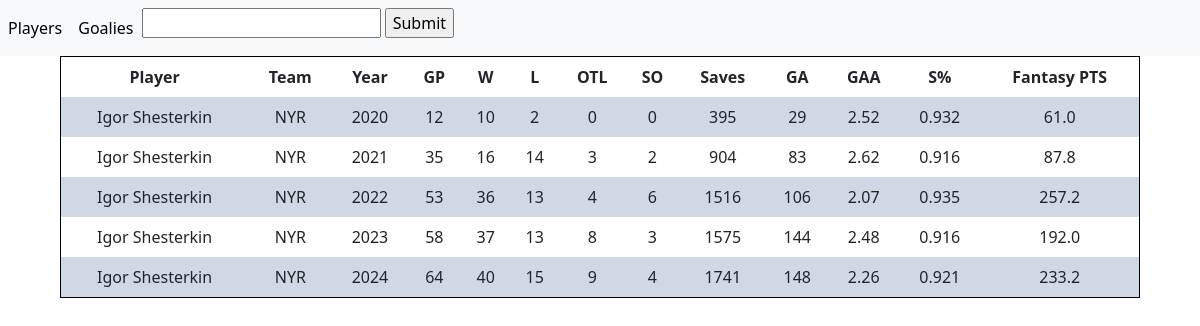
The app's page /goalie/8478048/ with its own data.
### fantasy/models.py (models this page shows, shortened)
class GoalieStats(models.Model):
    player = models.ForeignKey(Player, on_delete=models.CASCADE)
    season = models.ForeignKey(Season, on_delete=models.CASCADE)
    team = models.ForeignKey(Team, on_delete=models.CASCADE, null=True)
    games = models.IntegerField(default = 0)
    wins = models.IntegerField(default = 0)
    losses = models.IntegerField(default = 0)
    ot = models.IntegerField(default = 0)
    shutouts = models.IntegerField(default = 0)
    saves = models.IntegerField(default = 0)
    powerPlaySaves = models.IntegerField(default = 0)
    shortHandSaves = models.IntegerField(default = 0)
    evenSaves = models.IntegerField(default = 0)
    powerPlayShots = models.IntegerField(default = 0)
    shortHandShots = models.IntegerField(default = 0)
    evenShots = models.IntegerField(default = 0)
    savePercentage = models.FloatField(default = 0)
    goalAgainstAverage = models.FloatField(default = 0)
    ppSavePercentage = models.FloatField(default = 0)
    shSavePercentage = models.FloatField(default = 0)
    evenSavePercentage = models.FloatField(default = 0)
    shotsAgainst = models.IntegerField(default = 0)
    goalsAgainst = models.IntegerField(default = 0)
    toi = models.CharField(max_length = 12, default = "N/A")
    fantasyPoints = models.FloatField(default = 0)

class Player(models.Model):
    name = models.CharField(max_length = 50, default = "")
    team = models.ForeignKey(Team, on_delete=models.CASCADE)
    number = models.IntegerField(default = -1)
    age = models.IntegerField(default = -1)
    height = models.CharField(max_length = 3, default = "X") #In foot, inches
    weight = models.IntegerField(default = -1) #in pounds
    id_num = models.IntegerField(default = -1) #Id num for NHL api
    country = models.CharField(max_length = 20, default = "N/A")
    position = models.CharField(max_length = 20, default = "N/A")
    pos_code = models.CharField(max_length = 3, default = "X")

class Team(models.Model):
    name = models.CharField(max_length = 50, default = "")
    division = models.CharField(max_length = 50, default = "")
    conference = models.CharField(max_length = 50, default = "")
    acronym = models.CharField(max_length = 3, default = "") #3 letter abreviation
    id_num = models.IntegerField(default = -1) #Id number for NHL api

class Season(models.Model):
    year = models.IntegerField()
    current_season = models.BooleanField(default = False) #marks which season is the current season

### fantasy/views.py (the view)
# urls.py: path("goalie/<int:id_num>/", views.goalie_details, name="goalie_details"),
def goalie_details(request, id_num):
    person = Player.objects.filter(id_num=id_num)[0]
    details = GoalieStats.objects.filter(player=person)
    players = Player.objects.all()
    context = {
        "players": players,
        "player_list": details
        }
    template = loader.get_template("goalies_details.html")
    return HttpResponse(template.render(context, request))

### templates/goalies_details.html (shortened to what this page needs)
{% load static %}
<!DOCTYPE html>
<html>
<link rel="stylesheet" type="text/css" href="{% static '\css\table_style.css' %}">
<head>
  <link href="https://cdn.jsdelivr.net/npm/bootstrap@5.3.0/dist/css/bootstrap.min.css" rel="stylesheet">
</head>
<body>
{% include 'navbar.html' %}
<div id="Players" class="tabcontent">
    <table id="player_table" class="base-table">
        <tr>
            <th>Player</th>
            <th>Team</th>
            <th>Year</th>
            <th>GP</th>
            <th>W</th>
            <th>L</th>
            <th>OTL</th>
            <th>SO</th>
            <th>Saves</th>
            <th>GA</th>
            <th>GAA</th>
            <th>S%</th>
            <th>Fantasy PTS</th>
        </tr>
        {% for stat in player_list %}
            <tr onmouseenter="highlightRow(this)" onmouseleave="unhighlightRow(this)">
                <td>{{stat.player.name}}</td>
                <td>{{stat.team.acronym}}</td>
                <td>{{stat.season.year}}</td>
                <td>{{stat.games}}</td>
                <td>{{stat.wins}}</td>
                <td>{{stat.losses}}</td>
                <td>{{stat.ot}}</td>
                <td>{{stat.shutouts}}</td>
                <td>{{stat.saves}}</td>
                <td>{{stat.goalsAgainst}}</td>
                <td>{{stat.goalAgainstAverage}}</td>
                <td>{{stat.savePercentage}}</td>
                <td>{{stat.fantasyPoints}}</td>
            </tr>
        {% endfor %}
    </table>
</div>
</body>
</html>

### static/css/table_style.css (style rules this page uses)
table, th, td { border: 1px solid black; border-top: none; border-bottom: none; padding: 8px; border-collapse: collapse; text-align: center; }
tr:nth-child(even) { background-color: #FCF5E5; }
tr:nth-child(odd) { background-color: #FFFFFF; }
.base-table { width: 90%; margin: 0 auto; border: 1px solid black; border-collapse: collapse; text-align: center; }
tr:nth-child(even):not(.highlighted-row) { background-color: #CED9E5; }
tr:nth-child(odd):not(.highlighted-row) { background-color: #FFFFFF; }

### records on screen
GoalieStats: player.name "Igor Shesterkin", team.acronym "NYR", season.year "2020", games "12", wins "10", losses "2", ot "0", shutouts "0", saves "395", goalsAgainst "29", goalAgainstAverage "2.52", savePercentage "0.932", fantasyPoints "61.0"
GoalieStats: player.name "Igor Shesterkin", team.acronym "NYR", season.year "2021", games "35", wins "16", losses "14", ot "3", shutouts "2", saves "904", goalsAgainst "83", goalAgainstAverage "2.62", savePercentage "0.916", fantasyPoints "87.8"
GoalieStats: player.name "Igor Shesterkin", team.acronym "NYR", season.year "2022", games "53", wins "36", losses "13", ot "4", shutouts "6", saves "1516", goalsAgainst "106", goalAgainstAverage "2.07", savePercentage "0.935", fantasyPoints "257.2"
GoalieStats: player.name "Igor Shesterkin", team.acronym "NYR", season.year "2023", games "58", wins "37", losses "13", ot "8", shutouts "3", saves "1575", goalsAgainst "144", goalAgainstAverage "2.48", savePercentage "0.916", fantasyPoints "192.0"
GoalieStats: player.name "Igor Shesterkin", team.acronym "NYR", season.year "2024", games "64", wins "40", losses "15", ot "9", shutouts "4", saves "1741", goalsAgainst "148", goalAgainstAverage "2.26", savePercentage "0.921", fantasyPoints "233.2"
